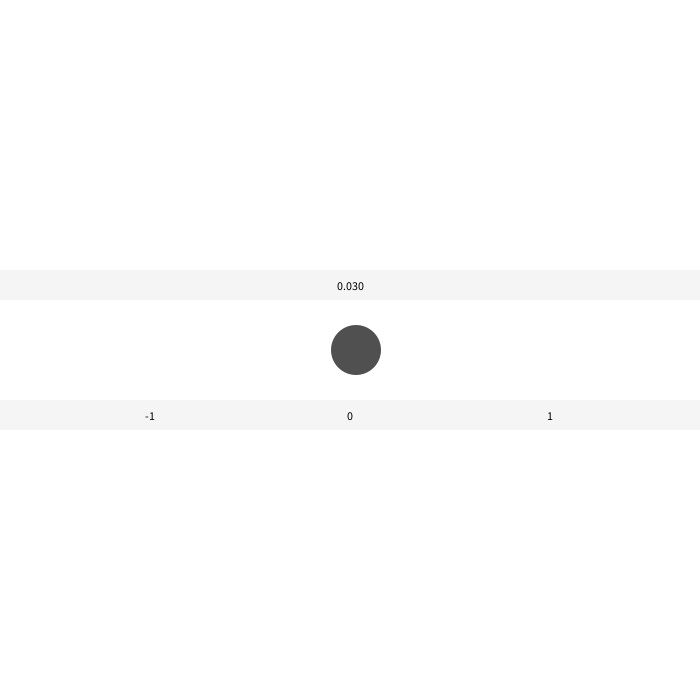
Frame 1 (no input)
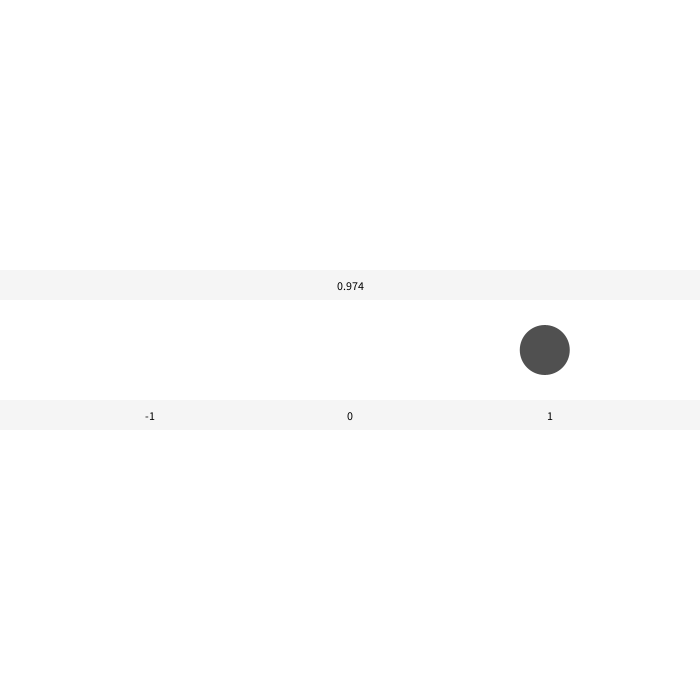
Frame 60 (the mouse pressed at the canvas centre just before this capture)
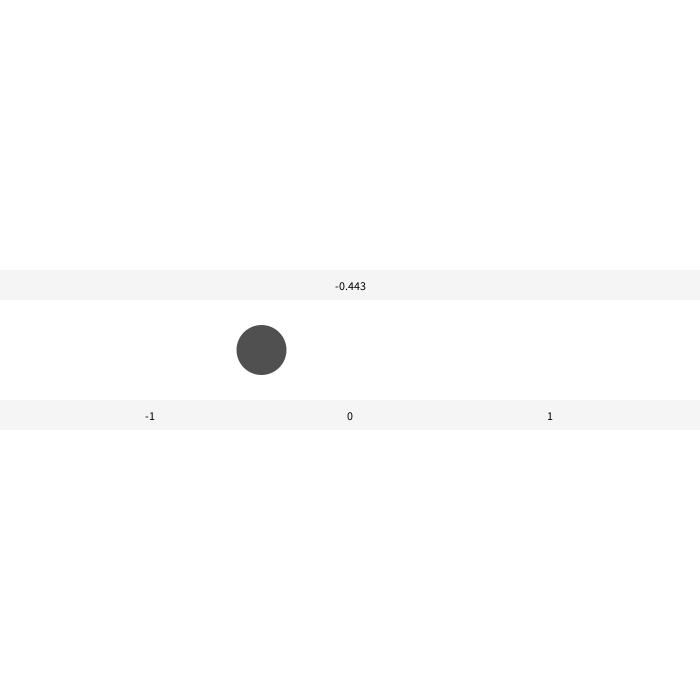
Frame 120 (the mouse held since frame 60 and released just before this capture)

The Processing sketch that drew these frames (run headless with seeded random() and noise(); from frame 60 on, the mouse is pressed at the canvas centre):

// Processing sketch: oscillate0
// ── oscillate0.pde
float x;
float angle;
float rate;
float amplitude;

void setup() {
  size(700,700);
  noStroke();
  textAlign(CENTER,CENTER);
  
  angle = 0;
  amplitude = 200;
  rate = 0.03;
}

void draw() {
  background(255);
  
  angle += rate;
  x = width/2 + sin(angle) * amplitude;
  
  fill(80);
  ellipse(x, height/2, 50, 50);
  
  displayNotes();
}

void displayNotes() {
  fill(245);
  rect(0,400,width,30);
  rect(0,270,width,30);
  fill(0);
  text(sin(angle),width/2, 285);
  text("-1", width/2 - amplitude, 415);
  text("0", width/2, 415);
  text("1", width/2 + amplitude, 415);
}
